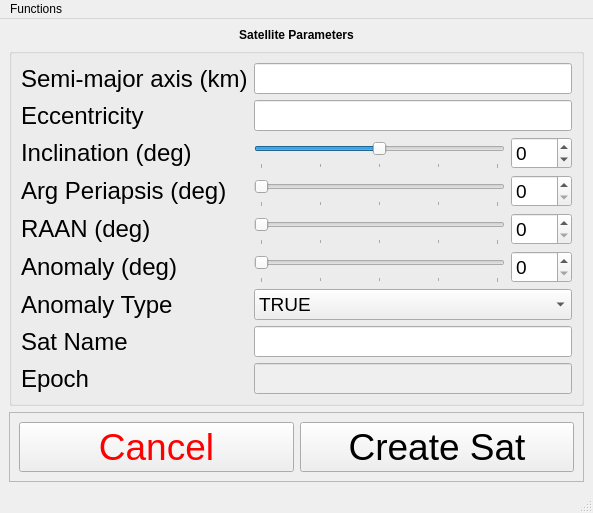
<?xml version="1.0" encoding="UTF-8"?>
<ui version="4.0">
 <class>MainWindow</class>
 <widget class="QMainWindow" name="MainWindow">
  <property name="geometry">
   <rect>
    <x>0</x>
    <y>0</y>
    <width>593</width>
    <height>495</height>
   </rect>
  </property>
  <property name="windowTitle">
   <string>MainWindow</string>
  </property>
  <widget class="QWidget" name="centralwidget">
   <layout class="QGridLayout" name="gridLayout">
    <item row="0" column="0" colspan="2">
     <widget class="QLabel" name="label">
      <property name="sizePolicy">
       <sizepolicy hsizetype="Preferred" vsizetype="Maximum">
        <horstretch>0</horstretch>
        <verstretch>0</verstretch>
       </sizepolicy>
      </property>
      <property name="font">
       <font>
        <weight>75</weight>
        <bold>true</bold>
       </font>
      </property>
      <property name="text">
       <string>Satellite Parameters</string>
      </property>
      <property name="alignment">
       <set>Qt::AlignCenter</set>
      </property>
     </widget>
    </item>
    <item row="3" column="0" colspan="2">
     <widget class="QFrame" name="frame">
      <property name="sizePolicy">
       <sizepolicy hsizetype="Preferred" vsizetype="Expanding">
        <horstretch>0</horstretch>
        <verstretch>0</verstretch>
       </sizepolicy>
      </property>
      <property name="maximumSize">
       <size>
        <width>16777215</width>
        <height>120</height>
       </size>
      </property>
      <property name="frameShape">
       <enum>QFrame::StyledPanel</enum>
      </property>
      <property name="frameShadow">
       <enum>QFrame::Raised</enum>
      </property>
      <layout class="QGridLayout" name="gridLayout_3">
       <item row="2" column="0">
        <widget class="QPushButton" name="sat_cancel">
         <property name="sizePolicy">
          <sizepolicy hsizetype="Minimum" vsizetype="Expanding">
           <horstretch>0</horstretch>
           <verstretch>0</verstretch>
          </sizepolicy>
         </property>
         <property name="palette">
          <palette>
           <active>
            <colorrole role="ButtonText">
             <brush brushstyle="SolidPattern">
              <color alpha="255">
               <red>255</red>
               <green>0</green>
               <blue>0</blue>
              </color>
             </brush>
            </colorrole>
           </active>
           <inactive>
            <colorrole role="ButtonText">
             <brush brushstyle="SolidPattern">
              <color alpha="255">
               <red>255</red>
               <green>0</green>
               <blue>0</blue>
              </color>
             </brush>
            </colorrole>
           </inactive>
           <disabled>
            <colorrole role="ButtonText">
             <brush brushstyle="SolidPattern">
              <color alpha="255">
               <red>120</red>
               <green>120</green>
               <blue>120</blue>
              </color>
             </brush>
            </colorrole>
           </disabled>
          </palette>
         </property>
         <property name="font">
          <font>
           <pointsize>28</pointsize>
          </font>
         </property>
         <property name="text">
          <string>Cancel</string>
         </property>
        </widget>
       </item>
       <item row="2" column="1">
        <widget class="QPushButton" name="create_sat">
         <property name="enabled">
          <bool>true</bool>
         </property>
         <property name="sizePolicy">
          <sizepolicy hsizetype="Minimum" vsizetype="Expanding">
           <horstretch>0</horstretch>
           <verstretch>0</verstretch>
          </sizepolicy>
         </property>
         <property name="font">
          <font>
           <pointsize>28</pointsize>
          </font>
         </property>
         <property name="text">
          <string>Create Sat</string>
         </property>
         <property name="shortcut">
          <string>Return</string>
         </property>
        </widget>
       </item>
      </layout>
     </widget>
    </item>
    <item row="1" column="0" colspan="2">
     <widget class="QGroupBox" name="sat_params_box">
      <property name="sizePolicy">
       <sizepolicy hsizetype="Preferred" vsizetype="Fixed">
        <horstretch>0</horstretch>
        <verstretch>0</verstretch>
       </sizepolicy>
      </property>
      <property name="font">
       <font>
        <pointsize>14</pointsize>
       </font>
      </property>
      <property name="title">
       <string/>
      </property>
      <property name="alignment">
       <set>Qt::AlignCenter</set>
      </property>
      <layout class="QGridLayout" name="gridLayout_2">
       <item row="9" column="2" colspan="2">
        <widget class="QLineEdit" name="set_sat_name">
         <property name="sizePolicy">
          <sizepolicy hsizetype="Expanding" vsizetype="Expanding">
           <horstretch>0</horstretch>
           <verstretch>0</verstretch>
          </sizepolicy>
         </property>
        </widget>
       </item>
       <item row="5" column="0">
        <widget class="QLabel" name="label_omega">
         <property name="sizePolicy">
          <sizepolicy hsizetype="Preferred" vsizetype="Preferred">
           <horstretch>0</horstretch>
           <verstretch>0</verstretch>
          </sizepolicy>
         </property>
         <property name="font">
          <font>
           <pointsize>18</pointsize>
          </font>
         </property>
         <property name="text">
          <string>Arg Periapsis (deg)</string>
         </property>
        </widget>
       </item>
       <item row="6" column="0">
        <widget class="QLabel" name="label_raan">
         <property name="sizePolicy">
          <sizepolicy hsizetype="Preferred" vsizetype="Preferred">
           <horstretch>0</horstretch>
           <verstretch>0</verstretch>
          </sizepolicy>
         </property>
         <property name="font">
          <font>
           <pointsize>18</pointsize>
          </font>
         </property>
         <property name="text">
          <string>RAAN (deg)</string>
         </property>
        </widget>
       </item>
       <item row="8" column="2" colspan="2">
        <widget class="QComboBox" name="set_anomaly_type">
         <property name="sizePolicy">
          <sizepolicy hsizetype="Preferred" vsizetype="Expanding">
           <horstretch>0</horstretch>
           <verstretch>0</verstretch>
          </sizepolicy>
         </property>
         <item>
          <property name="text">
           <string>TRUE</string>
          </property>
         </item>
         <item>
          <property name="text">
           <string>ECCENTRIC</string>
          </property>
         </item>
         <item>
          <property name="text">
           <string>MEAN</string>
          </property>
         </item>
        </widget>
       </item>
       <item row="8" column="0">
        <widget class="QLabel" name="label_anomaly_type">
         <property name="sizePolicy">
          <sizepolicy hsizetype="Preferred" vsizetype="Preferred">
           <horstretch>0</horstretch>
           <verstretch>0</verstretch>
          </sizepolicy>
         </property>
         <property name="font">
          <font>
           <pointsize>18</pointsize>
          </font>
         </property>
         <property name="text">
          <string>Anomaly Type</string>
         </property>
        </widget>
       </item>
       <item row="4" column="0">
        <widget class="QLabel" name="label_inclination">
         <property name="sizePolicy">
          <sizepolicy hsizetype="Preferred" vsizetype="Preferred">
           <horstretch>0</horstretch>
           <verstretch>0</verstretch>
          </sizepolicy>
         </property>
         <property name="font">
          <font>
           <pointsize>18</pointsize>
          </font>
         </property>
         <property name="text">
          <string>Inclination (deg)</string>
         </property>
        </widget>
       </item>
       <item row="7" column="0">
        <widget class="QLabel" name="label_anomaly">
         <property name="sizePolicy">
          <sizepolicy hsizetype="Preferred" vsizetype="Preferred">
           <horstretch>0</horstretch>
           <verstretch>0</verstretch>
          </sizepolicy>
         </property>
         <property name="font">
          <font>
           <pointsize>18</pointsize>
          </font>
         </property>
         <property name="text">
          <string>Anomaly (deg)</string>
         </property>
        </widget>
       </item>
       <item row="10" column="0">
        <widget class="QLabel" name="label_epoch">
         <property name="sizePolicy">
          <sizepolicy hsizetype="Preferred" vsizetype="Preferred">
           <horstretch>0</horstretch>
           <verstretch>0</verstretch>
          </sizepolicy>
         </property>
         <property name="font">
          <font>
           <pointsize>18</pointsize>
          </font>
         </property>
         <property name="text">
          <string>Epoch</string>
         </property>
        </widget>
       </item>
       <item row="9" column="0">
        <widget class="QLabel" name="label_sat_name">
         <property name="sizePolicy">
          <sizepolicy hsizetype="Preferred" vsizetype="Preferred">
           <horstretch>0</horstretch>
           <verstretch>0</verstretch>
          </sizepolicy>
         </property>
         <property name="font">
          <font>
           <pointsize>18</pointsize>
          </font>
         </property>
         <property name="text">
          <string>Sat Name</string>
         </property>
        </widget>
       </item>
       <item row="2" column="2" colspan="2">
        <widget class="QLineEdit" name="set_a">
         <property name="sizePolicy">
          <sizepolicy hsizetype="Expanding" vsizetype="Expanding">
           <horstretch>0</horstretch>
           <verstretch>0</verstretch>
          </sizepolicy>
         </property>
        </widget>
       </item>
       <item row="10" column="2" colspan="2">
        <widget class="QLineEdit" name="set_epoch">
         <property name="enabled">
          <bool>false</bool>
         </property>
         <property name="sizePolicy">
          <sizepolicy hsizetype="Expanding" vsizetype="Expanding">
           <horstretch>0</horstretch>
           <verstretch>0</verstretch>
          </sizepolicy>
         </property>
         <property name="inputMask">
          <string/>
         </property>
        </widget>
       </item>
       <item row="3" column="2" colspan="2">
        <widget class="QLineEdit" name="set_e">
         <property name="sizePolicy">
          <sizepolicy hsizetype="Expanding" vsizetype="Expanding">
           <horstretch>0</horstretch>
           <verstretch>0</verstretch>
          </sizepolicy>
         </property>
        </widget>
       </item>
       <item row="2" column="0">
        <widget class="QLabel" name="label_semi_major_axis">
         <property name="sizePolicy">
          <sizepolicy hsizetype="Preferred" vsizetype="Preferred">
           <horstretch>0</horstretch>
           <verstretch>0</verstretch>
          </sizepolicy>
         </property>
         <property name="font">
          <font>
           <pointsize>18</pointsize>
          </font>
         </property>
         <property name="text">
          <string>Semi-major axis (km)</string>
         </property>
        </widget>
       </item>
       <item row="3" column="0">
        <widget class="QLabel" name="label_eccentricity">
         <property name="sizePolicy">
          <sizepolicy hsizetype="Preferred" vsizetype="Preferred">
           <horstretch>0</horstretch>
           <verstretch>0</verstretch>
          </sizepolicy>
         </property>
         <property name="font">
          <font>
           <pointsize>18</pointsize>
          </font>
         </property>
         <property name="text">
          <string>Eccentricity</string>
         </property>
        </widget>
       </item>
       <item row="4" column="3">
        <widget class="QSpinBox" name="set_i">
         <property name="sizePolicy">
          <sizepolicy hsizetype="Minimum" vsizetype="Minimum">
           <horstretch>0</horstretch>
           <verstretch>0</verstretch>
          </sizepolicy>
         </property>
         <property name="minimum">
          <number>-90</number>
         </property>
         <property name="maximum">
          <number>90</number>
         </property>
        </widget>
       </item>
       <item row="5" column="3">
        <widget class="QSpinBox" name="set_omega">
         <property name="sizePolicy">
          <sizepolicy hsizetype="Minimum" vsizetype="Minimum">
           <horstretch>0</horstretch>
           <verstretch>0</verstretch>
          </sizepolicy>
         </property>
         <property name="maximum">
          <number>359</number>
         </property>
        </widget>
       </item>
       <item row="6" column="3">
        <widget class="QSpinBox" name="set_raan">
         <property name="sizePolicy">
          <sizepolicy hsizetype="Minimum" vsizetype="Minimum">
           <horstretch>0</horstretch>
           <verstretch>0</verstretch>
          </sizepolicy>
         </property>
         <property name="maximum">
          <number>359</number>
         </property>
         <property name="value">
          <number>0</number>
         </property>
        </widget>
       </item>
       <item row="7" column="3">
        <widget class="QSpinBox" name="set_anomaly">
         <property name="sizePolicy">
          <sizepolicy hsizetype="Minimum" vsizetype="Minimum">
           <horstretch>0</horstretch>
           <verstretch>0</verstretch>
          </sizepolicy>
         </property>
         <property name="maximum">
          <number>359</number>
         </property>
        </widget>
       </item>
       <item row="7" column="2">
        <widget class="QSlider" name="horizontalSlider_4">
         <property name="sizePolicy">
          <sizepolicy hsizetype="Expanding" vsizetype="Expanding">
           <horstretch>0</horstretch>
           <verstretch>0</verstretch>
          </sizepolicy>
         </property>
         <property name="maximum">
          <number>359</number>
         </property>
         <property name="orientation">
          <enum>Qt::Horizontal</enum>
         </property>
         <property name="tickPosition">
          <enum>QSlider::TicksBelow</enum>
         </property>
         <property name="tickInterval">
          <number>90</number>
         </property>
        </widget>
       </item>
       <item row="4" column="2">
        <widget class="QSlider" name="horizontalSlider">
         <property name="sizePolicy">
          <sizepolicy hsizetype="Expanding" vsizetype="Expanding">
           <horstretch>0</horstretch>
           <verstretch>0</verstretch>
          </sizepolicy>
         </property>
         <property name="minimum">
          <number>-90</number>
         </property>
         <property name="maximum">
          <number>90</number>
         </property>
         <property name="orientation">
          <enum>Qt::Horizontal</enum>
         </property>
         <property name="invertedAppearance">
          <bool>false</bool>
         </property>
         <property name="invertedControls">
          <bool>false</bool>
         </property>
         <property name="tickPosition">
          <enum>QSlider::TicksBelow</enum>
         </property>
         <property name="tickInterval">
          <number>45</number>
         </property>
        </widget>
       </item>
       <item row="5" column="2">
        <widget class="QSlider" name="horizontalSlider_2">
         <property name="sizePolicy">
          <sizepolicy hsizetype="Expanding" vsizetype="Expanding">
           <horstretch>0</horstretch>
           <verstretch>0</verstretch>
          </sizepolicy>
         </property>
         <property name="maximum">
          <number>359</number>
         </property>
         <property name="orientation">
          <enum>Qt::Horizontal</enum>
         </property>
         <property name="tickPosition">
          <enum>QSlider::TicksBelow</enum>
         </property>
         <property name="tickInterval">
          <number>90</number>
         </property>
        </widget>
       </item>
       <item row="6" column="2">
        <widget class="QSlider" name="horizontalSlider_3">
         <property name="enabled">
          <bool>true</bool>
         </property>
         <property name="sizePolicy">
          <sizepolicy hsizetype="Expanding" vsizetype="Expanding">
           <horstretch>0</horstretch>
           <verstretch>0</verstretch>
          </sizepolicy>
         </property>
         <property name="maximum">
          <number>359</number>
         </property>
         <property name="value">
          <number>0</number>
         </property>
         <property name="orientation">
          <enum>Qt::Horizontal</enum>
         </property>
         <property name="tickPosition">
          <enum>QSlider::TicksBelow</enum>
         </property>
         <property name="tickInterval">
          <number>90</number>
         </property>
        </widget>
       </item>
      </layout>
     </widget>
    </item>
    <item row="2" column="0" colspan="2">
     <spacer name="verticalSpacer">
      <property name="orientation">
       <enum>Qt::Vertical</enum>
      </property>
      <property name="sizeHint" stdset="0">
       <size>
        <width>20</width>
        <height>40</height>
       </size>
      </property>
     </spacer>
    </item>
   </layout>
  </widget>
  <widget class="QMenuBar" name="menubar">
   <property name="geometry">
    <rect>
     <x>0</x>
     <y>0</y>
     <width>593</width>
     <height>22</height>
    </rect>
   </property>
   <widget class="QMenu" name="menuFunctions">
    <property name="title">
     <string>Functions</string>
    </property>
    <addaction name="actionReset"/>
   </widget>
   <addaction name="menuFunctions"/>
  </widget>
  <widget class="QStatusBar" name="statusbar"/>
  <action name="actionReset">
   <property name="text">
    <string>Reset</string>
   </property>
   <property name="shortcut">
    <string>Ctrl+R</string>
   </property>
  </action>
 </widget>
 <tabstops>
  <tabstop>set_a</tabstop>
  <tabstop>set_e</tabstop>
  <tabstop>horizontalSlider</tabstop>
  <tabstop>set_i</tabstop>
  <tabstop>horizontalSlider_2</tabstop>
  <tabstop>set_omega</tabstop>
  <tabstop>horizontalSlider_3</tabstop>
  <tabstop>set_raan</tabstop>
  <tabstop>horizontalSlider_4</tabstop>
  <tabstop>set_anomaly</tabstop>
  <tabstop>set_anomaly_type</tabstop>
  <tabstop>set_sat_name</tabstop>
  <tabstop>set_epoch</tabstop>
  <tabstop>sat_cancel</tabstop>
  <tabstop>create_sat</tabstop>
 </tabstops>
 <resources/>
 <connections>
  <connection>
   <sender>set_anomaly</sender>
   <signal>valueChanged(int)</signal>
   <receiver>horizontalSlider_4</receiver>
   <slot>setValue(int)</slot>
   <hints>
    <hint type="sourcelabel">
     <x>601</x>
     <y>232</y>
    </hint>
    <hint type="destinationlabel">
     <x>583</x>
     <y>241</y>
    </hint>
   </hints>
  </connection>
  <connection>
   <sender>horizontalSlider_4</sender>
   <signal>valueChanged(int)</signal>
   <receiver>set_anomaly</receiver>
   <slot>setValue(int)</slot>
   <hints>
    <hint type="sourcelabel">
     <x>576</x>
     <y>243</y>
    </hint>
    <hint type="destinationlabel">
     <x>592</x>
     <y>244</y>
    </hint>
   </hints>
  </connection>
  <connection>
   <sender>set_i</sender>
   <signal>valueChanged(int)</signal>
   <receiver>horizontalSlider</receiver>
   <slot>setValue(int)</slot>
   <hints>
    <hint type="sourcelabel">
     <x>594</x>
     <y>136</y>
    </hint>
    <hint type="destinationlabel">
     <x>573</x>
     <y>136</y>
    </hint>
   </hints>
  </connection>
  <connection>
   <sender>horizontalSlider</sender>
   <signal>valueChanged(int)</signal>
   <receiver>set_i</receiver>
   <slot>setValue(int)</slot>
   <hints>
    <hint type="sourcelabel">
     <x>481</x>
     <y>143</y>
    </hint>
    <hint type="destinationlabel">
     <x>610</x>
     <y>147</y>
    </hint>
   </hints>
  </connection>
  <connection>
   <sender>set_omega</sender>
   <signal>valueChanged(int)</signal>
   <receiver>horizontalSlider_2</receiver>
   <slot>setValue(int)</slot>
   <hints>
    <hint type="sourcelabel">
     <x>594</x>
     <y>180</y>
    </hint>
    <hint type="destinationlabel">
     <x>575</x>
     <y>179</y>
    </hint>
   </hints>
  </connection>
  <connection>
   <sender>horizontalSlider_2</sender>
   <signal>valueChanged(int)</signal>
   <receiver>set_omega</receiver>
   <slot>setValue(int)</slot>
   <hints>
    <hint type="sourcelabel">
     <x>571</x>
     <y>176</y>
    </hint>
    <hint type="destinationlabel">
     <x>603</x>
     <y>173</y>
    </hint>
   </hints>
  </connection>
  <connection>
   <sender>horizontalSlider_3</sender>
   <signal>valueChanged(int)</signal>
   <receiver>set_raan</receiver>
   <slot>setValue(int)</slot>
   <hints>
    <hint type="sourcelabel">
     <x>550</x>
     <y>205</y>
    </hint>
    <hint type="destinationlabel">
     <x>609</x>
     <y>214</y>
    </hint>
   </hints>
  </connection>
  <connection>
   <sender>set_raan</sender>
   <signal>valueChanged(int)</signal>
   <receiver>horizontalSlider_3</receiver>
   <slot>setValue(int)</slot>
   <hints>
    <hint type="sourcelabel">
     <x>594</x>
     <y>201</y>
    </hint>
    <hint type="destinationlabel">
     <x>568</x>
     <y>201</y>
    </hint>
   </hints>
  </connection>
 </connections>
</ui>
